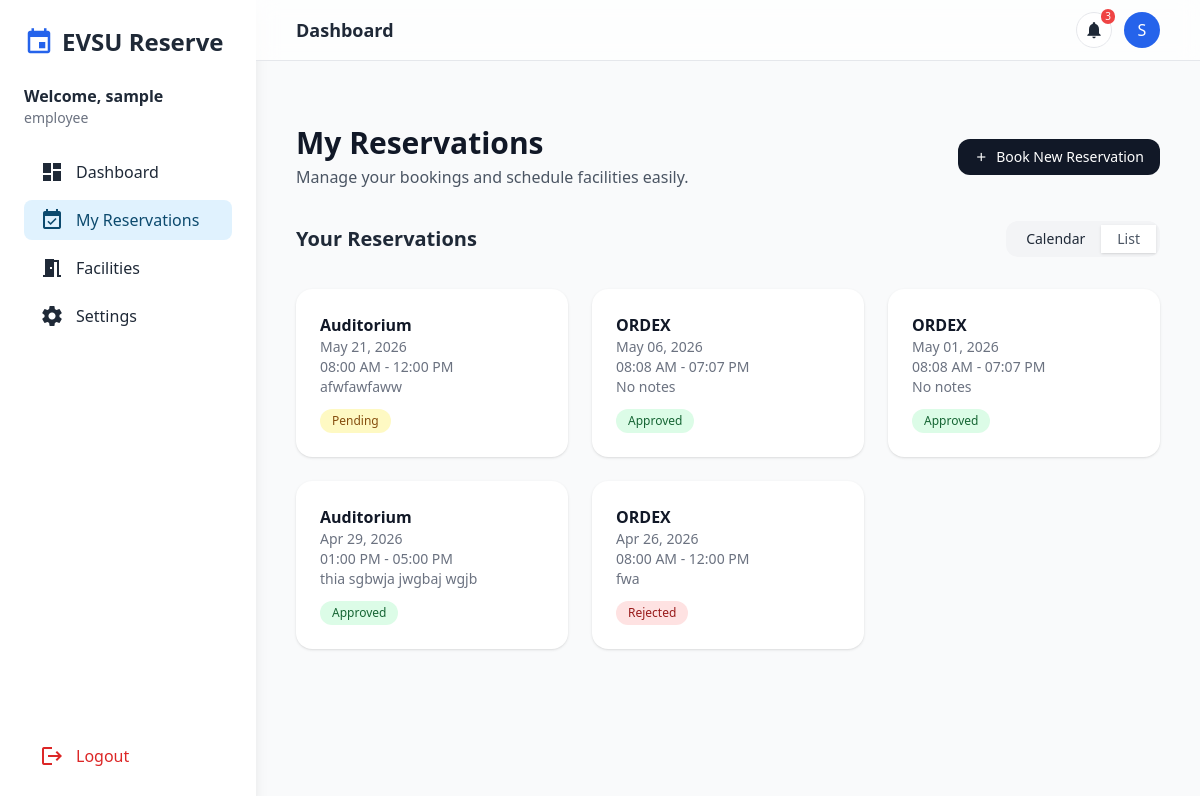
Page /my-reservations/ (signed in) on the earlier database version.
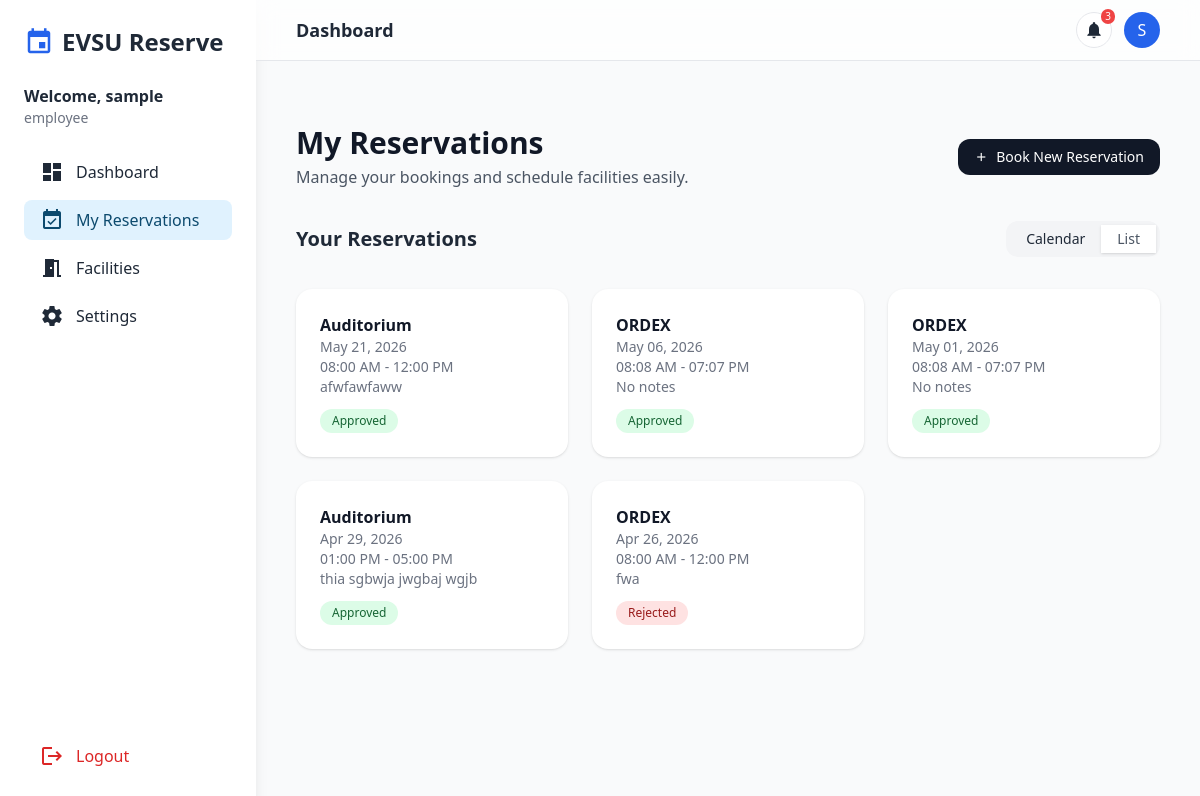
Same page on the later database version.
### core/models.py (models this page shows, shortened)
class Reservation(models.Model):
    STATUS_CHOICES = [
        ('pending', 'Pending'),
        ('approved', 'Approved'),
        ('rejected', 'Rejected'),
    ]
    user = models.ForeignKey('core.User', on_delete=models.CASCADE, related_name='reservations')
    facility = models.ForeignKey(Facility, on_delete=models.CASCADE, related_name='reservations')
    date = models.DateField()
    start_time = models.TimeField()
    end_time = models.TimeField()
    status = models.CharField(max_length=10, choices=STATUS_CHOICES, default='pending')
    created_at = models.DateTimeField(auto_now_add=True)
    notes = models.TextField(blank=True)
    class Meta:
        constraints = [
            models.UniqueConstraint(
                fields=['facility', 'date', 'start_time', 'end_time'],
                name='unique_reservation'
            )
        ]
        ordering = ['-date', 'start_time']

class Facility(models.Model):
    name = models.CharField(max_length=100)
    description = models.TextField(blank=True)
    location = models.CharField(max_length=100, blank=True)
    capacity = models.PositiveIntegerField(null=True, blank=True)
    image = models.ImageField(
        upload_to='facilities/',
        blank=True,
        null=True,
        default='images/default.jpg'   # ✅ ADD THIS
    )
    is_active = models.BooleanField(default=True)

### core/views.py (the view)
# urls.py: path('my-reservations/', views.my_reservations, name='my_reservations'),
@login_required
def my_reservations(request):
    user = request.user
    today = timezone.now().date()
    reservations = (
        Reservation.objects
        .filter(user=user)
        .select_related('facility')
        .prefetch_related('equipments__equipment')  # 🔥 include equipment
        .order_by('-date', '-start_time')
    )
    for res in reservations:
        res.time_slot = f"{res.start_time.strftime('%I:%M %p')} - {res.end_time.strftime('%I:%M %p')}"
        res.equipment_list = [eq.equipment.name for eq in res.equipments.all()]
    facilities = Facility.objects.filter(is_active=True)
    context = {
        'reservations': reservations,
        'facilities': facilities,
    }
    return render(request, 'user/my_reservations.html', context)

### core/context_processors.py (called while the page is built)
def notifications(request):
    if request.user.is_authenticated:
        count = Notification.objects.filter(user=request.user, is_read=False).count()
    else:
        count = 0
    return {
        'unread_notifications_count': count
    }

### templates/user/my_reservations.html (shortened to what this page needs)
{% extends 'user/base.html' %}
{% load widget_tweaks %}
{% block content %}
<div class="max-w-7xl mx-auto py-6 space-y-8">
    <div class="flex flex-col md:flex-row md:justify-between md:items-center">
        <div>
            <h2 class="text-3xl font-bold text-gray-900">My Reservations</h2>
            <p class="text-gray-600 mt-1">
                Manage your bookings and schedule facilities easily.
            </p>
        </div>
        <a href="{% url 'facilities' %}"
           class="flex items-center gap-2 bg-gray-900 text-white px-4 py-2 rounded-xl text-sm hover:bg-gray-800 transition">
            <span class="material-icons text-sm">add</span>
            Book New Reservation
        </a>
    </div>
    <div class="flex items-center justify-between">
        <h3 class="text-xl font-semibold">Your Reservations</h3>
        <div class="flex bg-gray-100 p-1 rounded-xl">
            <button onclick="showView('calendar')" id="btnCalendar"
                class="px-4 py-1 text-sm rounded-lg bg-white shadow">
                Calendar
            </button>
            <button onclick="showView('list')" id="btnList"
                class="px-4 py-1 text-sm text-gray-600">
                List
            </button>
        </div>
    </div>
    <div id="listView" class="grid grid-cols-1 md:grid-cols-2 lg:grid-cols-3 gap-6">
        {% for res in reservations %}
        <div class="bg-white shadow rounded-2xl p-6 hover:shadow-lg transition">
            <h4 class="font-semibold text-gray-900">{{ res.facility.name }}</h4>
            <p class="text-sm text-gray-500">{{ res.date|date:"M d, Y" }}</p>
            <p class="text-sm text-gray-500">{{ res.time_slot }}</p>
            <p class="text-sm text-gray-500">{{ res.notes|default:"No notes" }}</p>
            <span class="mt-3 inline-block px-3 py-1 text-xs rounded-full
                {% if res.status == 'pending' %}bg-yellow-100 text-yellow-800
                {% elif res.status == 'approved' %}bg-green-100 text-green-800
                {% else %}bg-red-100 text-red-800{% endif %}">
                {{ res.status|capfirst }}
            </span>
        </div>
        {% endfor %}
    </div>
</div>
{% endblock %}

Differences in the rows shown:
changed Reservation "May 21, 2026": status "Pending" → "Approved"
